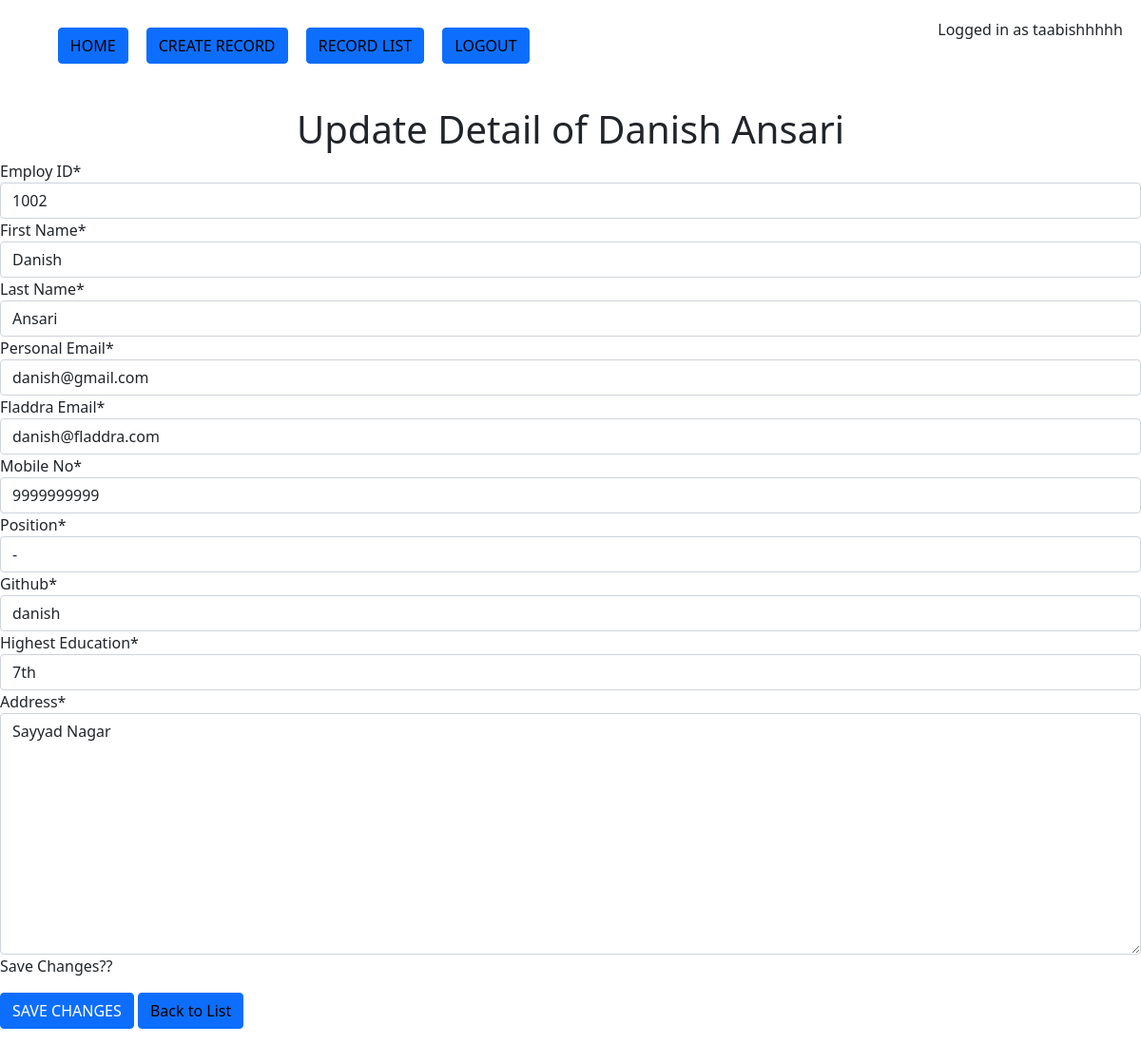
The page /emp/update/2/ (signed in) on the database its author committed.
### emp/models.py (models this page shows, shortened)
class Employ(models.Model):
    intern = 'Intern'
    sendev = 'Senior Developer'
    jundev = 'Junior Developer'
    hr = 'HR'
    no = '-'
    test = 'Test'
    position_choices = [
                (intern ,'Intern'),
                (sendev ,'Senior Developer'),
                 (jundev ,'Junior Developer'),
                 (hr , 'HR'),
                 (no , '-'),
                 (test , 'Test')
                 ]
    empid = models.AutoField(primary_key=True)
    employID = IntegerField('Employ ID', unique=True, validators=[validate_employID, ])
    fname = models.CharField('First Name', max_length=20, validators= [validate_fname, ])
    lname = models.CharField('Last Name', max_length=20, validators=[validate_lname, ])
    personalEmail = models.EmailField('Personal Email')
    fladdraEmail = models.EmailField('Fladdra Email', validators=[validate_fladdraEmail])
    mobile = models.IntegerField('Mobile No', unique=True, validators=[validate_mobile, ])
    position = models.CharField('Position', max_length=16,choices=position_choices, validators=[validate_position])
    github = models.CharField('Github', max_length=50)
    education = models.CharField('Highest Education', max_length=80)
    address = models.TextField('Address')
    joinedOn = models.DateField('Joined On', default=date.today)
    is_archived = models.BooleanField(default=False, null=True, blank=True)
    def get_full_name(self):
        return self.fname + ' ' + self.lname
    class Meta:
        verbose_name = 'Employee'
        verbose_name_plural = 'Employees'

### emp/views.py (the view, shortened to what this page needs)
# urls.py: path('update/<int:empid>/', UpdateEmp.as_view(), name='update_emp'),
class UpdateEmp(LoginRequiredMixin, UpdateView):
    form_class = EmployForm
    template_name = 'emp/update.html'
    queryset = Employ.objects.filter(is_archived=False)
    success_message = 'Details Updated Successfully...'
    def get_object(self):
        id_ = self.kwargs.get('empid')
        return get_object_or_404(Employ, empid=id_)

### emp/forms.py
class EmployForm(forms.ModelForm):   #Model Form
    class Meta:
        model = Employ
        fields = [
            'empid',
            'employID',
            'fname',
            'lname',
            'personalEmail',
            'fladdraEmail',
            'mobile',
            'position',
            'github',
            'education',
            'address',
        ]

### templates/emp/update.html (shortened to what this page needs)
{% include 'navbar.html' %}
{% load crispy_forms_tags %}
<center><h1>Update Detail of {{ object.get_full_name }}</h1></center>
<form method="post" action=""> {% csrf_token %}
    {{ form|crispy }}
    <p>Save Changes??</p>
    <input class="btn btn-primary" type="submit" value="SAVE CHANGES">
    <button class="btn btn-primary" ><a href="/emp/list/">Back to List</a></button>
</form>

### templates/navbar.html (shortened to what this page needs)
<link href="https://cdn.jsdelivr.net/npm/bootstrap@5.0.1/dist/css/bootstrap.min.css" rel="stylesheet">
<nav class = "navlinks">
    <ul type = "none">
    <li>
        <button class="btn btn-primary"><a href="/">HOME</a></button>
    </li>
    {% if user.is_authenticated %}
    <li>
        <button class="btn btn-primary"><a href="/emp/create/">CREATE RECORD</a></button>
    </li>
    <li>
        <button class="btn btn-primary"><a href="/emp/list/">RECORD LIST</a></button>
    </li>
    <li><button class="btn btn-primary"><a href="/logout/">LOGOUT</a></button></li>
    {% endif %}
</ul>
    {% if user.is_authenticated %}
        <p>Logged in as {{ user.username }} </p>
    {% endif %}
</nav>

### templates/navbar.html (style rules this page uses)
.navlinks { display: flex; justify-content: space-between; padding: 1.2rem;; }
.navlinks ul { display: flex; }
li { padding: 0.6rem;; }
button { background-color: none; }
button a { text-decoration: none; color:black; }

### rows shown on the page
Employ: get_full_name "Danish Ansari", employID "1002", fname "Danish", lname "Ansari", personalEmail "danish@gmail.com", fladdraEmail "danish@fladdra.com", mobile "9999999999", position "-", github "danish", education "7th", address "Sayyad Nagar"

### other values the page prints
{{ user.username }} "taabishhhhh"
